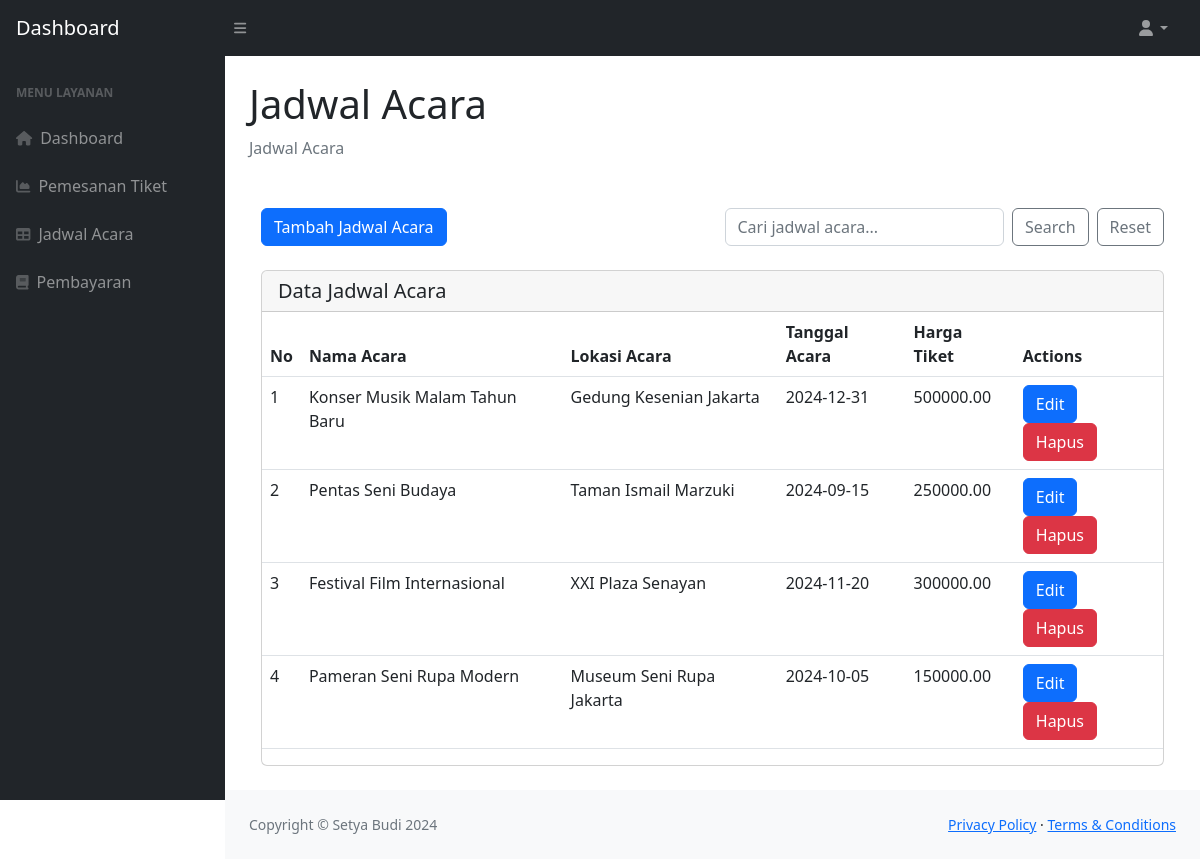
Page /index.php/jadwal on the committed database.
### tables this page shows
CREATE TABLE `jadwal_acara` (
  `id` int(11) NOT NULL,
  `nama_acara` varchar(100) DEFAULT NULL,
  `lokasi_acara` varchar(100) DEFAULT NULL,
  `tanggal_acara` date DEFAULT NULL,
  `harga_tiket` decimal(10,2) DEFAULT NULL
);

### application/controllers/Jadwal.php (called while the page is built, shortened)
<?php
class Jadwal extends CI_Controller
{
    public function __construct()
    {
        $this->load->model('JadwalModel');
    }
    public function index()
    {
        $data['jadwal_acara'] = $this->JadwalModel->get_jadwal_acara();
        $this->load->view('template/header');
        $this->load->view('jadwal/index', $data);
        $this->load->view('template/footer');
    }
}

### index.php (called while the page is built, shortened)
<?php
require_once BASEPATH.'core/CodeIgniter.php';

### application/models/JadwalModel.php (called while the page is built, shortened)
<?php
class JadwalModel extends CI_Model
{
    public function get_jadwal_acara()
    {
        $query = $this->db->get('jadwal_acara');
        return $query->result_array();
    }
}

### application/views/jadwal/index.php (the view)
<main>
    <div class="container-fluid px-4">
        <h1 class="mt-4">Jadwal Acara</h1>
        <ol class="breadcrumb mb-4">
            <li class="breadcrumb-item active">Jadwal Acara</li>
        </ol>
        <div class="container-fluid py-4">
            <div class="row mb-4">
                <div class="col-md-6 mb-2 mb-md-0">
                    <a href="<?= site_url('jadwal/create') ?>" class="btn btn-primary btn-block">Tambah Jadwal Acara</a>
                </div>
                <div class="col-md-6">
                    <form action="<?= site_url('datakaryawan/search') ?>" method="GET" class="d-flex align-items-center">
                        <input type="text" name="keyword" class="form-control me-2" placeholder="Cari jadwal acara...">
                        <button type="submit" class="btn btn-outline-secondary me-2">Search</button>
                        <button type="button" class="btn btn-outline-secondary" onclick="resetForm()">Reset</button>
                    </form>
                </div>
            </div>
            <div class="card">
                <h5 class="card-header">Data Jadwal Acara</h5>
                <div class="table-responsive">
                    <table class="table">
                        <thead>
                            <tr>
                                <th>No</th>
                                <th>Nama Acara</th>
                                <th>Lokasi Acara</th>
                                <th>Tanggal Acara</th>
                                <th>Harga Tiket</th>
                                <th>Actions</th>
                            </tr>
                        </thead>
                        <tbody class="table-border-bottom-0">
                            <?php foreach ($jadwal_acara as $k) { ?>
                                <tr>
                                    <td><?= $k['id'] ?></td>
                                    <td><?= $k['nama_acara'] ?></td>
                                    <td><?= $k['lokasi_acara'] ?></td>
                                    <td><?= $k['tanggal_acara'] ?></td>
                                    <td><?= $k['harga_tiket'] ?></td>
                                    <td>
                                        <a class="btn btn-primary" href="<?= site_url('pelaporan/edit/' . $k['id']) ?>">Edit</a>
                                        <a class="btn btn-danger" href="<?= site_url('pelaporan/delete/' . $k['id']) ?>" onclick="return confirm('Apakah Anda yakin ingin menghapus data pendaftaran ini?')">Hapus</a>
                                    </td>
                                </tr>
                            <?php } ?>
                        </tbody>
                    </table>
                </div>
            </div>
        </div>
    </div>
</main>

### application/views/template/header.php (shortened to what this page needs)
<!DOCTYPE html>
<html lang="en">
<head>
    <link href="https://cdn.jsdelivr.net/npm/simple-datatables@7.1.2/dist/style.min.css" rel="stylesheet" />
    <link href="<?= base_url(); ?>/assets/css/styles.css" rel="stylesheet" />
</head>
<body class="sb-nav-fixed">
    <nav class="sb-topnav navbar navbar-expand navbar-dark bg-dark">
        <a class="navbar-brand ps-3" href="index.html">Dashboard</a>
        <button class="btn btn-link btn-sm order-1 order-lg-0 me-4 me-lg-0" id="sidebarToggle" href="#!"><i class="fas fa-bars"></i></button>
        <ul class="navbar-nav ms-auto ms-md-0 me-3 me-lg-4">
            <li class="nav-item dropdown">
                <a class="nav-link dropdown-toggle" id="navbarDropdown" href="#" role="button" data-bs-toggle="dropdown" aria-expanded="false"><i class="fas fa-user fa-fw"></i></a>
            </li>
        </ul>
    </nav>
    <div id="layoutSidenav">
        <div id="layoutSidenav_nav">
            <nav class="sb-sidenav accordion sb-sidenav-dark" id="sidenavAccordion">
                <div class="sb-sidenav-menu">
                    <div class="nav">
                        <div class="sb-sidenav-menu-heading">Menu Layanan</div>
                        <a class="nav-link" href="<?= base_url('dashboard'); ?>">
                            <div class="sb-nav-link-icon"><i class="fas fa-home"></i></div>
                            Dashboard
                        </a>
                        <a class="nav-link" href="<?= base_url('pemesanan'); ?>">
                            <div class="sb-nav-link-icon"><i class="fas fa-chart-area"></i></div>
                            Pemesanan Tiket
                        </a>
                        <a class="nav-link" href="<?= base_url('jadwal'); ?>">
                            <div class="sb-nav-link-icon"><i class="fas fa-table"></i></div>
                            Jadwal Acara
                        </a>
                        <a class="nav-link" href="<?= base_url('pembayaran'); ?>">
                            <div class="sb-nav-link-icon"><i class="fas fa-book"></i></div>
                            Pembayaran
                        </a>
                    </div>
                </div>
            </nav>
        </div>
        <div id="layoutSidenav_content">

### application/views/template/footer.php (shortened to what this page needs)
<footer class="py-4 bg-light mt-auto">
    <div class="container-fluid px-4">
        <div class="d-flex align-items-center justify-content-between small">
            <div class="text-muted">Copyright &copy; Setya Budi 2024</div>
            <div>
                <a href="#">Privacy Policy</a>
                &middot;
                <a href="#">Terms &amp; Conditions</a>
            </div>
        </div>
    </div>
</footer>
</div>
</div>
</body>
</html>

### rows in the picture
jadwal_acara: id "1", nama_acara "Konser Musik Malam Tahun Baru", lokasi_acara "Gedung Kesenian Jakarta", tanggal_acara "2024-12-31", harga_tiket "500000.00"
jadwal_acara: id "2", nama_acara "Pentas Seni Budaya", lokasi_acara "Taman Ismail Marzuki", tanggal_acara "2024-09-15", harga_tiket "250000.00"
jadwal_acara: id "3", nama_acara "Festival Film Internasional", lokasi_acara "XXI Plaza Senayan", tanggal_acara "2024-11-20", harga_tiket "300000.00"
jadwal_acara: id "4", nama_acara "Pameran Seni Rupa Modern", lokasi_acara "Museum Seni Rupa Jakarta", tanggal_acara "2024-10-05", harga_tiket "150000.00"
